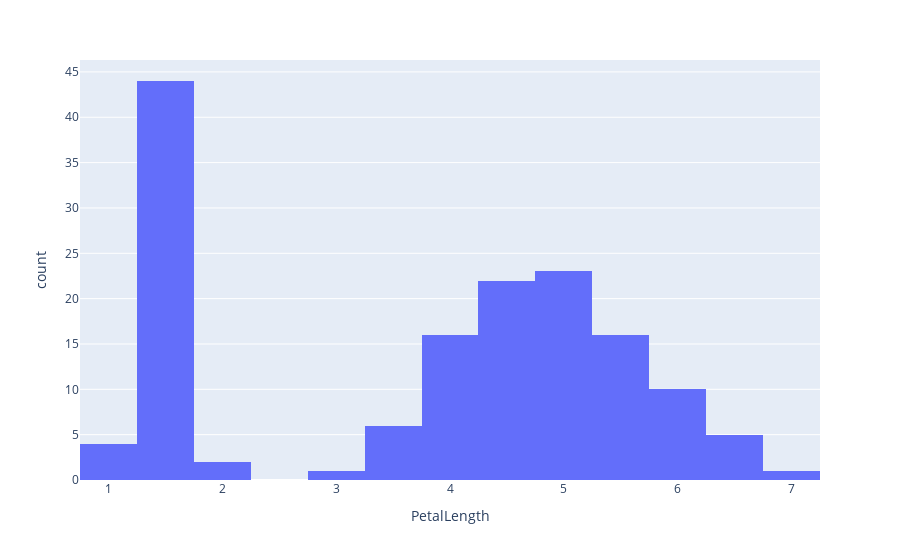

Here is the notebook cell this chart was saved with:
### Markdown cell above
The histogram shows a uniform distribution because each species is equally represented in our data.
Recall that there are 150 rows, or datapoints, and the histogram shows each species corresponds to 50 of those datapoints.

This histogram is a little unusual because the x axis is not numeric. 
Let's look at a numeric example.

- Copy the blocks above but change `"Species"` to `"PetalLength"`

### Code cell
px.histogram(dta_iris,x='PetalLength')

#<xml xmlns="https://developers.google.com/blockly/xml"><variables><variable id="+yh,Zg{hON]zy6D~.rH#">px</variable><variable id="E*CJ3@KOAl*hkk/%JY3Y">dta_iris</variable></variables><block type="varDoMethod" id="FAM@nk9NYE=zZC**,_F#" x="28" y="56"><mutation items="2"></mutation><field name="VAR" id="+yh,Zg{hON]zy6D~.rH#">px</field><field name="MEMBER">histogram</field><data>px:histogram</data><value name="ADD0"><block type="variables_get" id="?|WUnTcv0MLddRWQJu9%"><field name="VAR" id="E*CJ3@KOAl*hkk/%JY3Y">dta_iris</field></block></value><value name="ADD1"><block type="dummyOutputCodeBlock" id="UglOz/8vBZ3HJ~VR.TJk"><field name="CODE">x='PetalLength'</field></block></value></block></xml>

### Figure 1 — Plotly figure (JSON) as saved in the notebook; plotly's stock layout.template omitted (floating-point values rounded to 4 significant figures; data arrays with more than 128 entries replaced by an {"elided": "..."} marker saying what was removed)
{"data": [{"bingroup": "x", "hovertemplate": "PetalLength=%{x}<br>count=%{y}<extra></extra>", "legendgroup": "", "marker": {"color": "#636efa", "pattern": {"shape": ""}}, "name": "", "orientation": "v", "showlegend": false, "type": "histogram", "x": {"elided": "150 float values"}, "xaxis": "x", "yaxis": "y"}], "layout": {"barmode": "relative", "legend": {"tracegroupgap": 0}, "margin": {"t": 60}, "xaxis": {"anchor": "y", "domain": [0, 1], "title": {"text": "PetalLength"}}, "yaxis": {"anchor": "x", "domain": [0, 1], "title": {"text": "count"}}}}
